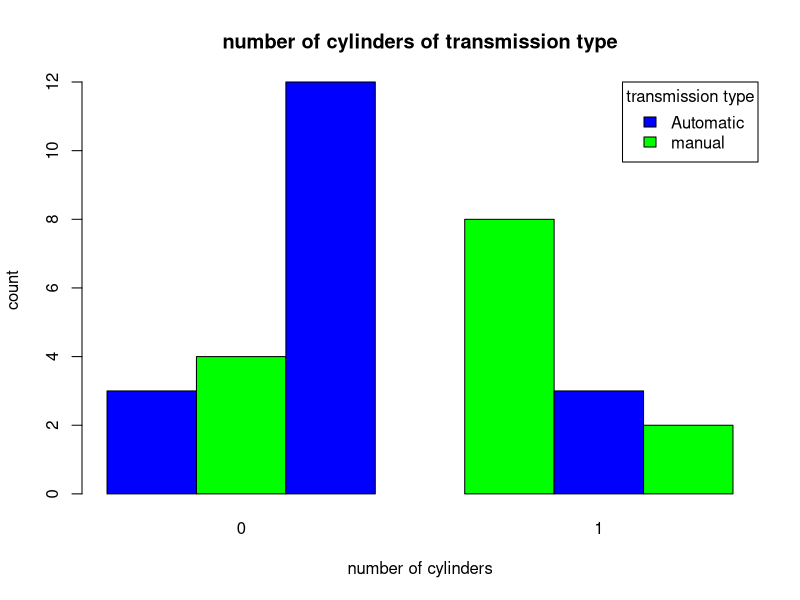

Source code (R):
data(mtcars)

cyl_am_table <- table(mtcars$cyl, mtcars$am)

barplot(cyl_am_table,
        beside=TRUE,
        col= c("blue","green"),
        legend.text= c("Automatic","manual"),
        args.legend =list(title="transmission type",x="topright"),
        xlab="number of cylinders",
        ylab="count",
        main="number of cylinders of transmission type"
)
